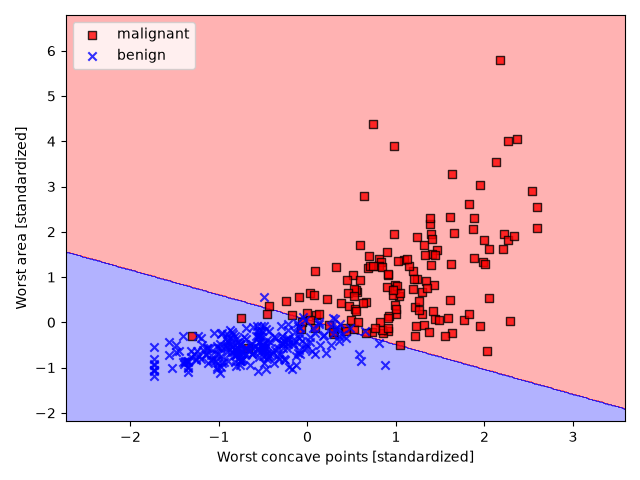

This figure's Python source:
import numpy as np
import pandas as pd
import matplotlib.pyplot as plt
import matplotlib.colors
from matplotlib.colors import ListedColormap
from sklearn.datasets import load_breast_cancer
from sklearn.base import clone
from sklearn.model_selection import train_test_split
from sklearn.preprocessing import StandardScaler

# Load dataset
X, y = load_breast_cancer(return_X_y=True, as_frame=True)
target_names = load_breast_cancer().target_names

print(X.head())
print(y.head())

X = X.iloc[:, [27, 23]]  # DataFrame needs .iloc for positional column selection
print(X.head())

# Convert to NumPy arrays so boolean-mask indexing like X[y == cl, 0] works later
X, y = X.to_numpy(), y.to_numpy()

# Print the class labels and the number of samples and features
print('Class labels:', np.unique(y))
print('Number of samples:', X.shape[0])
print('Number of features:', X.shape[1])

# Split data
X_train, X_test, y_train, y_test = train_test_split(X, y, test_size=0.3, random_state=1, stratify=y)

# Print the counts of each class label in the original dataset, training set, and testing set
print("Labels counts in y:", np.bincount(y))
print("Labels counts in y_train:", np.bincount(y_train))
print("Labels counts in y_test:", np.bincount(y_test))

# Scale features
scaler = StandardScaler()
X_train_std = scaler.fit_transform(X_train)
X_test_std = scaler.transform(X_test)

# Create class of Gradient descent based logistic regression classifier
class LogosticRegressionGD:
    def __init__(self, eta=0.01, n_iter=50, random_state=1):
        self.eta = eta
        self.n_iter = n_iter
        self.random_state = random_state

    def fit(self, X, y):
        regen = np.random.RandomState(self.random_state)
        self.w_ = regen.normal(loc=0.0, scale=0.01, size=X.shape[1])
        self.b_ = np.float64(0.0)
        self.losses_ = []

        for i in range(self.n_iter):
            net_input = self.net_input(X)
            output = self.activation(net_input)
            errors = y - output
            self.w_ = self.w_ + self.eta * 2.0 * X.T.dot(errors) / X.shape[0]
            self.b_ = self.b_ + self.eta * 2.0 * errors.mean()
            loss = (-y.dot(np.log(output)) - (1 - y).dot(np.log(1 - output))) / X.shape[0]
            self.losses_.append(loss)
        return self

    def net_input(self, X):
        return np.dot(X, self.w_) + self.b_

    def activation(self, z):
        return 1.0 / (1.0 + np.exp(-np.clip(z, -250, 250)))

    def predict(self, X):
        return np.where(self.activation(self.net_input(X)) >= 0.5, 1, 0)


X_train_01 = X_train_std[(y_train == 0) | (y_train == 1)]
y_train_01 = y_train[(y_train == 0) | (y_train == 1)]

lrgd = LogosticRegressionGD(eta=0.3, n_iter=1000, random_state=1)

lrgd.fit(X_train_01, y_train_01)


def plot_decision_regions(X, y, classifier, test_idx=None, resolution=0.02):
    # Set up marker generator and color map
    markers = ('s', 'x', 'o', '^', 'v') # Define different markers for each class
    colors = ('red', 'blue', 'lightgreen', 'gray', 'cyan') # Define different colors for each class
    cmap = ListedColormap(colors[:len(np.unique(y))]) # Create a color map

    # Plot the decision surface
    x1_min, x1_max = X[:, 0].min() - 1, X[:, 0].max() + 1  # Min and max of the first feature with some padding
    x2_min, x2_max = X[:, 1].min() - 1, X[:, 1].max() + 1  # Min and max of the second feature with some padding
    xx1, xx2 = np.meshgrid(np.arange(x1_min, x1_max, resolution),
                           np.arange(x2_min, x2_max, resolution)) # Create a mesh grid covering the feature space
    lab = classifier.predict(np.array([xx1.ravel(), xx2.ravel()]).T) # Predict the class label for each grid point
    lab = lab.reshape(xx1.shape) # Reshape the predictions to match the mesh grid
    plt.contourf(xx1, xx2, lab, alpha=0.3, cmap=cmap) # Plot the decision surface
    plt.xlim(xx1.min(), xx1.max())
    plt.ylim(xx2.min(), xx2.max())

    # Plot all samples
    for idx, cl in enumerate(np.unique(y)):
        plt.scatter(x=X[y == cl, 0],
                    y=X[y == cl, 1],
                    alpha=0.8,
                    c=colors[idx],
                    marker=markers[idx],
                    label=target_names[cl], # Use the class name (malignant / benign) in the legend
                    edgecolor='black')

    # Highlight test samples
    if test_idx is not None:
        X_test, y_test = X[test_idx, :], y[test_idx] # Extract the test samples
        plt.scatter(X_test[:, 0],
                    X_test[:, 1],
                    c='none',
                    edgecolor='black',
                    alpha=1.0,
                    linewidth=1,
                    marker='o',
                    s=100,
                    label='test set')


# Decision regions can only be drawn in 2D, so train a second Perceptron on two features:
# worst concave points (index 27) and worst area (index 23)

plot_decision_regions(X= X_train_01, y=y_train_01, classifier=lrgd)
plt.xlabel('Worst concave points [standardized]')
plt.ylabel('Worst area [standardized]')
plt.legend(loc='upper left')
plt.tight_layout()
plt.show()
